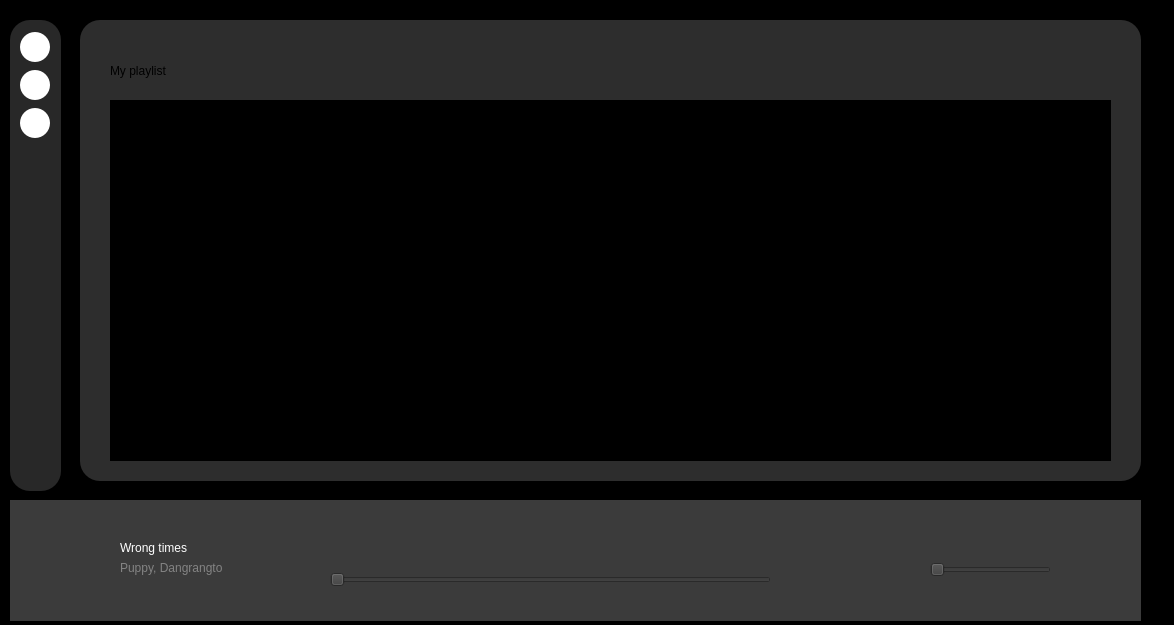
<?xml version="1.0" encoding="UTF-8"?>
<ui version="4.0">
 <class>MainWindow</class>
 <widget class="QMainWindow" name="MainWindow">
  <property name="geometry">
   <rect>
    <x>0</x>
    <y>0</y>
    <width>1174</width>
    <height>625</height>
   </rect>
  </property>
  <property name="windowTitle">
   <string>MainWindow</string>
  </property>
  <widget class="QWidget" name="centralwidget">
   <property name="styleSheet">
    <string notr="true">background-color: black;
</string>
   </property>
   <widget class="QStackedWidget" name="main_widget">
    <property name="geometry">
     <rect>
      <x>70</x>
      <y>0</y>
      <width>1081</width>
      <height>491</height>
     </rect>
    </property>
    <property name="currentIndex">
     <number>1</number>
    </property>
    <widget class="QWidget" name="home">
     <widget class="QLabel" name="label_3">
      <property name="geometry">
       <rect>
        <x>20</x>
        <y>60</y>
        <width>211</width>
        <height>41</height>
       </rect>
      </property>
      <property name="styleSheet">
       <string notr="true">border: none;
background: none;
font: 20pt &quot;Segoe Print&quot;;</string>
      </property>
      <property name="text">
       <string>Popular Songs</string>
      </property>
     </widget>
     <widget class="QLabel" name="label_26">
      <property name="geometry">
       <rect>
        <x>1050</x>
        <y>910</y>
        <width>121</width>
        <height>16</height>
       </rect>
      </property>
      <property name="styleSheet">
       <string notr="true">color: rgb(131, 131, 131);
background-color: none
</string>
      </property>
      <property name="text">
       <string>Puppy &amp; Dangrangto</string>
      </property>
     </widget>
     <widget class="QLabel" name="label_28">
      <property name="geometry">
       <rect>
        <x>1320</x>
        <y>800</y>
        <width>121</width>
        <height>16</height>
       </rect>
      </property>
      <property name="styleSheet">
       <string notr="true">color: rgb(131, 131, 131);
background-color: none
</string>
      </property>
      <property name="text">
       <string>Puppy &amp; Dangrangto</string>
      </property>
     </widget>
     <widget class="QLabel" name="label_30">
      <property name="geometry">
       <rect>
        <x>1070</x>
        <y>840</y>
        <width>121</width>
        <height>16</height>
       </rect>
      </property>
      <property name="styleSheet">
       <string notr="true">color: rgb(131, 131, 131);
background-color: none
</string>
      </property>
      <property name="text">
       <string>Puppy &amp; Dangrangto</string>
      </property>
     </widget>
     <widget class="QLabel" name="label_31">
      <property name="geometry">
       <rect>
        <x>1370</x>
        <y>860</y>
        <width>121</width>
        <height>16</height>
       </rect>
      </property>
      <property name="styleSheet">
       <string notr="true">color: rgb(131, 131, 131);
background-color: none
</string>
      </property>
      <property name="text">
       <string>Puppy &amp; Dangrangto</string>
      </property>
     </widget>
     <widget class="QLabel" name="label_13">
      <property name="geometry">
       <rect>
        <x>0</x>
        <y>20</y>
        <width>1071</width>
        <height>471</height>
       </rect>
      </property>
      <property name="styleSheet">
       <string notr="true">background-color: rgb(45, 45, 45);
    height: 50px; 
    width: 100%; 
border-radius: 20px;</string>
      </property>
      <property name="text">
       <string/>
      </property>
      <property name="scaledContents">
       <bool>true</bool>
      </property>
      <property name="wordWrap">
       <bool>false</bool>
      </property>
     </widget>
     <widget class="QWidget" name="horizontalWidget" native="true">
      <property name="geometry">
       <rect>
        <x>310</x>
        <y>30</y>
        <width>351</width>
        <height>45</height>
       </rect>
      </property>
      <property name="styleSheet">
       <string notr="true">background: none</string>
      </property>
      <layout class="QHBoxLayout" name="horizontalLayout_3">
       <item>
        <widget class="QPushButton" name="btn_search">
         <property name="styleSheet">
          <string notr="true">border: none;
background: none;</string>
         </property>
         <property name="text">
          <string/>
         </property>
         <property name="icon">
          <iconset>
           <normaloff>../img/magnifying-glass-solid.svg</normaloff>../img/magnifying-glass-solid.svg</iconset>
         </property>
        </widget>
       </item>
       <item>
        <widget class="QLineEdit" name="txt_search">
         <property name="styleSheet">
          <string notr="true">width: 100%;
  padding: 10px;
  font-size: 14px;
  border: 1px solid #B3B3B3; 
  border-radius: 15px; 
  background-color: transparent;
  color: rgb(0, 0, 0)</string>
         </property>
         <property name="frame">
          <bool>true</bool>
         </property>
        </widget>
       </item>
      </layout>
     </widget>
     <widget class="QWidget" name="song_container" native="true">
      <property name="geometry">
       <rect>
        <x>19</x>
        <y>99</y>
        <width>1021</width>
        <height>371</height>
       </rect>
      </property>
     </widget>
     <zorder>label_13</zorder>
     <zorder>label_3</zorder>
     <zorder>label_26</zorder>
     <zorder>label_28</zorder>
     <zorder>label_30</zorder>
     <zorder>label_31</zorder>
     <zorder>horizontalWidget</zorder>
     <zorder>song_container</zorder>
    </widget>
    <widget class="QWidget" name="playlist">
     <widget class="QLabel" name="label_27">
      <property name="geometry">
       <rect>
        <x>10</x>
        <y>20</y>
        <width>1061</width>
        <height>461</height>
       </rect>
      </property>
      <property name="styleSheet">
       <string notr="true">background-color: rgb(45, 45, 45); /* Màu đen */
    height: 50px; /* Chiều cao của thanh */
    width: 100%; /* Chiều rộng của thanh */
border-radius: 20px;</string>
      </property>
      <property name="text">
       <string/>
      </property>
      <property name="scaledContents">
       <bool>true</bool>
      </property>
      <property name="wordWrap">
       <bool>false</bool>
      </property>
     </widget>
     <widget class="QLabel" name="label_29">
      <property name="geometry">
       <rect>
        <x>40</x>
        <y>40</y>
        <width>211</width>
        <height>61</height>
       </rect>
      </property>
      <property name="styleSheet">
       <string notr="true">font: 26pt &quot;Segoe Print&quot;;
background-color: none
</string>
      </property>
      <property name="text">
       <string>My playlist</string>
      </property>
     </widget>
     <widget class="QPushButton" name="pushButton_7">
      <property name="geometry">
       <rect>
        <x>250</x>
        <y>50</y>
        <width>51</width>
        <height>51</height>
       </rect>
      </property>
      <property name="styleSheet">
       <string notr="true">border: none;
background: none</string>
      </property>
      <property name="text">
       <string/>
      </property>
      <property name="icon">
       <iconset>
        <normaloff>../img/circle-play-solid.svg</normaloff>../img/circle-play-solid.svg</iconset>
      </property>
      <property name="iconSize">
       <size>
        <width>48</width>
        <height>48</height>
       </size>
      </property>
     </widget>
     <widget class="QWidget" name="playlist_container" native="true">
      <property name="geometry">
       <rect>
        <x>40</x>
        <y>100</y>
        <width>1001</width>
        <height>361</height>
       </rect>
      </property>
     </widget>
    </widget>
    <widget class="QWidget" name="account">
     <widget class="QLabel" name="label_4">
      <property name="geometry">
       <rect>
        <x>470</x>
        <y>20</y>
        <width>151</width>
        <height>51</height>
       </rect>
      </property>
      <property name="styleSheet">
       <string notr="true">background-color: none;
font: 700 30pt &quot;Microsoft JhengHei UI&quot;;
color: rgb(255, 255, 255)</string>
      </property>
      <property name="text">
       <string>Profile</string>
      </property>
     </widget>
     <widget class="QLineEdit" name="txt_name">
      <property name="geometry">
       <rect>
        <x>300</x>
        <y>90</y>
        <width>221</width>
        <height>41</height>
       </rect>
      </property>
      <property name="styleSheet">
       <string notr="true">width: 100%;
  padding: 10px;
  font-size: 14px;
  border: 1px solid #B3B3B3; 
  border-radius: 20px; 
background-color: rgb(255, 255, 255);
  color: rgb(0, 0, 0)</string>
      </property>
      <property name="placeholderText">
       <string>Name</string>
      </property>
     </widget>
     <widget class="QLabel" name="label_5">
      <property name="geometry">
       <rect>
        <x>80</x>
        <y>90</y>
        <width>111</width>
        <height>41</height>
       </rect>
      </property>
      <property name="styleSheet">
       <string notr="true">font: 14pt &quot;Segoe Print&quot;;
background-color: none;</string>
      </property>
      <property name="text">
       <string>Name:</string>
      </property>
     </widget>
     <widget class="QLabel" name="label_6">
      <property name="geometry">
       <rect>
        <x>80</x>
        <y>130</y>
        <width>131</width>
        <height>91</height>
       </rect>
      </property>
      <property name="styleSheet">
       <string notr="true">font: 14pt &quot;Segoe Print&quot;;
background-color: none;
</string>
      </property>
      <property name="text">
       <string>Email:</string>
      </property>
     </widget>
     <widget class="QLabel" name="label_7">
      <property name="geometry">
       <rect>
        <x>80</x>
        <y>220</y>
        <width>111</width>
        <height>41</height>
       </rect>
      </property>
      <property name="styleSheet">
       <string notr="true">font: 14pt &quot;Segoe Print&quot;;
background-color: none;
</string>
      </property>
      <property name="text">
       <string>Birthday:</string>
      </property>
     </widget>
     <widget class="QLineEdit" name="txt_email">
      <property name="geometry">
       <rect>
        <x>300</x>
        <y>160</y>
        <width>221</width>
        <height>41</height>
       </rect>
      </property>
      <property name="styleSheet">
       <string notr="true">width: 100%;
  padding: 10px;
  font-size: 14px;
  border: 1px solid #B3B3B3; 
  border-radius: 20px; 
background-color: rgb(255, 255, 255);
  color: rgb(0, 0, 0)</string>
      </property>
      <property name="placeholderText">
       <string>Email</string>
      </property>
     </widget>
     <widget class="QLabel" name="label_8">
      <property name="geometry">
       <rect>
        <x>10</x>
        <y>20</y>
        <width>1001</width>
        <height>471</height>
       </rect>
      </property>
      <property name="styleSheet">
       <string notr="true">background-color: rgb(45, 45, 45); /* Màu đen */
    height: 50px; /* Chiều cao của thanh */
    width: 100%; /* Chiều rộng của thanh */
border-radius: 20px;</string>
      </property>
      <property name="text">
       <string/>
      </property>
     </widget>
     <widget class="QPushButton" name="btn_upload">
      <property name="geometry">
       <rect>
        <x>870</x>
        <y>300</y>
        <width>41</width>
        <height>41</height>
       </rect>
      </property>
      <property name="styleSheet">
       <string notr="true">border-radius: 20px;
background: white;
</string>
      </property>
      <property name="text">
       <string/>
      </property>
      <property name="icon">
       <iconset>
        <normaloff>../img/upload-solid.svg</normaloff>../img/upload-solid.svg</iconset>
      </property>
      <property name="iconSize">
       <size>
        <width>16</width>
        <height>18</height>
       </size>
      </property>
     </widget>
     <widget class="QLabel" name="label_12">
      <property name="geometry">
       <rect>
        <x>80</x>
        <y>290</y>
        <width>111</width>
        <height>41</height>
       </rect>
      </property>
      <property name="styleSheet">
       <string notr="true">font: 14pt &quot;Segoe Print&quot;;
background-color: none;
</string>
      </property>
      <property name="text">
       <string>Gender:</string>
      </property>
     </widget>
     <widget class="QComboBox" name="txt_gender">
      <property name="geometry">
       <rect>
        <x>300</x>
        <y>290</y>
        <width>221</width>
        <height>41</height>
       </rect>
      </property>
      <property name="styleSheet">
       <string notr="true">width: 100%;
  padding: 10px;
  font-size: 14px;
  border: 1px solid #B3B3B3; 
  border-radius: 20px; 
background-color: rgb(255, 255, 255);
  color: rgb(0, 0, 0)</string>
      </property>
      <item>
       <property name="text">
        <string>None</string>
       </property>
      </item>
      <item>
       <property name="text">
        <string>Male</string>
       </property>
      </item>
      <item>
       <property name="text">
        <string>Female</string>
       </property>
      </item>
      <item>
       <property name="text">
        <string>Other</string>
       </property>
      </item>
     </widget>
     <widget class="QDateEdit" name="txt_dob">
      <property name="geometry">
       <rect>
        <x>300</x>
        <y>220</y>
        <width>221</width>
        <height>41</height>
       </rect>
      </property>
      <property name="styleSheet">
       <string notr="true">width: 100%;
  padding: 10px;
  font-size: 14px;
  border: 1px solid #B3B3B3; 
  border-radius: 20px; 
background-color: rgb(255, 255, 255);
  color: rgb(0, 0, 0)</string>
      </property>
      <property name="displayFormat">
       <string>d/M/yy</string>
      </property>
     </widget>
     <widget class="QLabel" name="lb_avatar">
      <property name="geometry">
       <rect>
        <x>620</x>
        <y>80</y>
        <width>241</width>
        <height>261</height>
       </rect>
      </property>
      <property name="styleSheet">
       <string notr="true">border-radius: 30px;
background: white;
</string>
      </property>
      <property name="text">
       <string/>
      </property>
      <property name="pixmap">
       <pixmap>../img/user-solid.svg</pixmap>
      </property>
      <property name="scaledContents">
       <bool>true</bool>
      </property>
     </widget>
     <widget class="QPushButton" name="btn_save">
      <property name="geometry">
       <rect>
        <x>460</x>
        <y>370</y>
        <width>80</width>
        <height>24</height>
       </rect>
      </property>
      <property name="text">
       <string>Save</string>
      </property>
     </widget>
     <zorder>label_8</zorder>
     <zorder>label_4</zorder>
     <zorder>txt_name</zorder>
     <zorder>label_5</zorder>
     <zorder>label_6</zorder>
     <zorder>label_7</zorder>
     <zorder>txt_email</zorder>
     <zorder>btn_upload</zorder>
     <zorder>label_12</zorder>
     <zorder>txt_gender</zorder>
     <zorder>txt_dob</zorder>
     <zorder>lb_avatar</zorder>
     <zorder>btn_save</zorder>
    </widget>
   </widget>
   <widget class="QLabel" name="label_2">
    <property name="geometry">
     <rect>
      <x>10</x>
      <y>20</y>
      <width>51</width>
      <height>471</height>
     </rect>
    </property>
    <property name="styleSheet">
     <string notr="true">background-color: rgb(40, 40, 40);
    height: 50px; 
    width: 100%;
border-radius: 20px;</string>
    </property>
    <property name="text">
     <string/>
    </property>
   </widget>
   <widget class="QWidget" name="widget" native="true">
    <property name="geometry">
     <rect>
      <x>10</x>
      <y>500</y>
      <width>1131</width>
      <height>121</height>
     </rect>
    </property>
    <property name="styleSheet">
     <string notr="true">background-color: rgb(59, 59, 59)</string>
    </property>
    <widget class="QLabel" name="lbl_curr_img">
     <property name="geometry">
      <rect>
       <x>30</x>
       <y>30</y>
       <width>70</width>
       <height>70</height>
      </rect>
     </property>
     <property name="autoFillBackground">
      <bool>false</bool>
     </property>
     <property name="text">
      <string/>
     </property>
     <property name="pixmap">
      <pixmap>../img/ab67616d0000b27343076111d560c6aec19bac01.jpg</pixmap>
     </property>
     <property name="scaledContents">
      <bool>true</bool>
     </property>
    </widget>
    <widget class="QLabel" name="lbl_curr_artist">
     <property name="geometry">
      <rect>
       <x>110</x>
       <y>60</y>
       <width>121</width>
       <height>16</height>
      </rect>
     </property>
     <property name="styleSheet">
      <string notr="true">color: rgb(131, 131, 131);</string>
     </property>
     <property name="text">
      <string>Puppy, Dangrangto</string>
     </property>
    </widget>
    <widget class="QLabel" name="lbl_curr_name">
     <property name="geometry">
      <rect>
       <x>110</x>
       <y>40</y>
       <width>91</width>
       <height>16</height>
      </rect>
     </property>
     <property name="styleSheet">
      <string notr="true">color: rgb(255, 255, 255)</string>
     </property>
     <property name="text">
      <string>Wrong times</string>
     </property>
    </widget>
    <widget class="QPushButton" name="btn_volume">
     <property name="geometry">
      <rect>
       <x>890</x>
       <y>60</y>
       <width>21</width>
       <height>24</height>
      </rect>
     </property>
     <property name="styleSheet">
      <string notr="true">border: none;
background: none
</string>
     </property>
     <property name="text">
      <string/>
     </property>
     <property name="icon">
      <iconset>
       <normaloff>../img/volume-high-solid.svg</normaloff>../img/volume-high-solid.svg</iconset>
     </property>
    </widget>
    <widget class="QSlider" name="slider_volume">
     <property name="geometry">
      <rect>
       <x>920</x>
       <y>60</y>
       <width>121</width>
       <height>20</height>
      </rect>
     </property>
     <property name="orientation">
      <enum>Qt::Orientation::Horizontal</enum>
     </property>
    </widget>
    <widget class="QSlider" name="slider_duration">
     <property name="geometry">
      <rect>
       <x>320</x>
       <y>70</y>
       <width>441</width>
       <height>20</height>
      </rect>
     </property>
     <property name="orientation">
      <enum>Qt::Orientation::Horizontal</enum>
     </property>
    </widget>
    <widget class="QLabel" name="lbl_time">
     <property name="geometry">
      <rect>
       <x>240</x>
       <y>70</y>
       <width>71</width>
       <height>16</height>
      </rect>
     </property>
     <property name="text">
      <string/>
     </property>
    </widget>
    <widget class="QPushButton" name="btn_play">
     <property name="geometry">
      <rect>
       <x>550</x>
       <y>30</y>
       <width>21</width>
       <height>16</height>
      </rect>
     </property>
     <property name="styleSheet">
      <string notr="true">border: none;
background: none</string>
     </property>
     <property name="text">
      <string/>
     </property>
     <property name="icon">
      <iconset>
       <normaloff>../img/play-solid.svg</normaloff>../img/play-solid.svg</iconset>
     </property>
    </widget>
    <widget class="QPushButton" name="btn_next_song">
     <property name="geometry">
      <rect>
       <x>640</x>
       <y>30</y>
       <width>21</width>
       <height>20</height>
      </rect>
     </property>
     <property name="styleSheet">
      <string notr="true">border: none;
background: none</string>
     </property>
     <property name="text">
      <string/>
     </property>
     <property name="icon">
      <iconset>
       <normaloff>../img/forward-step-solid.svg</normaloff>../img/forward-step-solid.svg</iconset>
     </property>
    </widget>
    <widget class="QPushButton" name="btn_prev_song">
     <property name="geometry">
      <rect>
       <x>460</x>
       <y>30</y>
       <width>16</width>
       <height>16</height>
      </rect>
     </property>
     <property name="styleSheet">
      <string notr="true">border: none;
background: none</string>
     </property>
     <property name="text">
      <string/>
     </property>
     <property name="icon">
      <iconset>
       <normaloff>../img/backward-step-solid.svg</normaloff>../img/backward-step-solid.svg</iconset>
     </property>
    </widget>
   </widget>
   <widget class="QWidget" name="verticalWidget" native="true">
    <property name="geometry">
     <rect>
      <x>20</x>
      <y>30</y>
      <width>41</width>
      <height>111</height>
     </rect>
    </property>
    <property name="styleSheet">
     <string notr="true">background-color: none</string>
    </property>
    <layout class="QVBoxLayout" name="verticalLayout_2">
     <item>
      <widget class="QPushButton" name="btn_nav_account">
       <property name="maximumSize">
        <size>
         <width>30</width>
         <height>30</height>
        </size>
       </property>
       <property name="styleSheet">
        <string notr="true">background: white;
 border-radius: 15px;</string>
       </property>
       <property name="text">
        <string/>
       </property>
       <property name="icon">
        <iconset>
         <normaloff>../img/user-solid.svg</normaloff>../img/user-solid.svg</iconset>
       </property>
       <property name="iconSize">
        <size>
         <width>16</width>
         <height>16</height>
        </size>
       </property>
      </widget>
     </item>
     <item>
      <widget class="QPushButton" name="btn_nav_home">
       <property name="maximumSize">
        <size>
         <width>30</width>
         <height>30</height>
        </size>
       </property>
       <property name="styleSheet">
        <string notr="true">background: white;
 border-radius: 15px
</string>
       </property>
       <property name="text">
        <string/>
       </property>
       <property name="icon">
        <iconset>
         <normaloff>../img/house-solid.svg</normaloff>../img/house-solid.svg</iconset>
       </property>
      </widget>
     </item>
     <item>
      <widget class="QPushButton" name="btn_nav_playlist">
       <property name="maximumSize">
        <size>
         <width>30</width>
         <height>30</height>
        </size>
       </property>
       <property name="styleSheet">
        <string notr="true">background: white;
 border-radius: 15px
</string>
       </property>
       <property name="text">
        <string/>
       </property>
       <property name="icon">
        <iconset>
         <normaloff>../img/list-solid123.svg</normaloff>../img/list-solid123.svg</iconset>
       </property>
      </widget>
     </item>
    </layout>
   </widget>
  </widget>
 </widget>
 <resources/>
 <connections/>
</ui>
